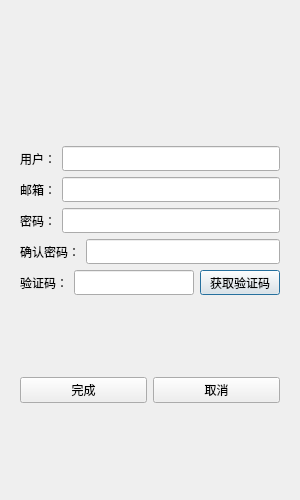
<?xml version="1.0" encoding="UTF-8"?>
<ui version="4.0">
 <class>RegisterDialog</class>
 <widget class="QDialog" name="RegisterDialog">
  <property name="geometry">
   <rect>
    <x>0</x>
    <y>0</y>
    <width>300</width>
    <height>500</height>
   </rect>
  </property>
  <property name="minimumSize">
   <size>
    <width>300</width>
    <height>500</height>
   </size>
  </property>
  <property name="maximumSize">
   <size>
    <width>300</width>
    <height>500</height>
   </size>
  </property>
  <property name="windowTitle">
   <string>Dialog</string>
  </property>
  <layout class="QVBoxLayout" name="verticalLayout_2">
   <item>
    <layout class="QVBoxLayout" name="verticalLayout">
     <item>
      <widget class="QStackedWidget" name="stackedWidget">
       <widget class="QWidget" name="page">
        <layout class="QVBoxLayout" name="verticalLayout_3">
         <item>
          <spacer name="verticalSpacer">
           <property name="orientation">
            <enum>Qt::Vertical</enum>
           </property>
           <property name="sizeHint" stdset="0">
            <size>
             <width>20</width>
             <height>40</height>
            </size>
           </property>
          </spacer>
         </item>
         <item>
          <widget class="QWidget" name="widget" native="true">
           <layout class="QVBoxLayout" name="verticalLayout_4">
            <item>
             <widget class="QLabel" name="err_tip">
              <property name="minimumSize">
               <size>
                <width>0</width>
                <height>25</height>
               </size>
              </property>
              <property name="maximumSize">
               <size>
                <width>16777215</width>
                <height>25</height>
               </size>
              </property>
              <property name="text">
               <string/>
              </property>
              <property name="alignment">
               <set>Qt::AlignCenter</set>
              </property>
             </widget>
            </item>
           </layout>
          </widget>
         </item>
         <item>
          <layout class="QHBoxLayout" name="horizontalLayout">
           <item>
            <widget class="QLabel" name="user_label">
             <property name="minimumSize">
              <size>
               <width>0</width>
               <height>25</height>
              </size>
             </property>
             <property name="maximumSize">
              <size>
               <width>16777215</width>
               <height>25</height>
              </size>
             </property>
             <property name="text">
              <string>用户：</string>
             </property>
            </widget>
           </item>
           <item>
            <widget class="QLineEdit" name="user_edit">
             <property name="minimumSize">
              <size>
               <width>0</width>
               <height>25</height>
              </size>
             </property>
             <property name="maximumSize">
              <size>
               <width>16777215</width>
               <height>25</height>
              </size>
             </property>
            </widget>
           </item>
          </layout>
         </item>
         <item>
          <layout class="QHBoxLayout" name="horizontalLayout_2">
           <item>
            <widget class="QLabel" name="email_label">
             <property name="minimumSize">
              <size>
               <width>0</width>
               <height>25</height>
              </size>
             </property>
             <property name="maximumSize">
              <size>
               <width>16777215</width>
               <height>25</height>
              </size>
             </property>
             <property name="text">
              <string>邮箱：</string>
             </property>
            </widget>
           </item>
           <item>
            <widget class="QLineEdit" name="email_edit">
             <property name="minimumSize">
              <size>
               <width>0</width>
               <height>25</height>
              </size>
             </property>
             <property name="maximumSize">
              <size>
               <width>16777215</width>
               <height>25</height>
              </size>
             </property>
            </widget>
           </item>
          </layout>
         </item>
         <item>
          <layout class="QHBoxLayout" name="horizontalLayout_3">
           <item>
            <widget class="QLabel" name="passwd_label">
             <property name="minimumSize">
              <size>
               <width>0</width>
               <height>25</height>
              </size>
             </property>
             <property name="maximumSize">
              <size>
               <width>16777215</width>
               <height>25</height>
              </size>
             </property>
             <property name="text">
              <string>密码：</string>
             </property>
            </widget>
           </item>
           <item>
            <widget class="QLineEdit" name="passwd_edit">
             <property name="minimumSize">
              <size>
               <width>0</width>
               <height>25</height>
              </size>
             </property>
             <property name="maximumSize">
              <size>
               <width>16777215</width>
               <height>25</height>
              </size>
             </property>
            </widget>
           </item>
          </layout>
         </item>
         <item>
          <layout class="QHBoxLayout" name="horizontalLayout_4">
           <item>
            <widget class="QLabel" name="repasswd_label">
             <property name="minimumSize">
              <size>
               <width>0</width>
               <height>25</height>
              </size>
             </property>
             <property name="maximumSize">
              <size>
               <width>16777215</width>
               <height>25</height>
              </size>
             </property>
             <property name="text">
              <string>确认密码：</string>
             </property>
            </widget>
           </item>
           <item>
            <widget class="QLineEdit" name="repasswd_edit">
             <property name="minimumSize">
              <size>
               <width>0</width>
               <height>25</height>
              </size>
             </property>
             <property name="maximumSize">
              <size>
               <width>16777215</width>
               <height>25</height>
              </size>
             </property>
            </widget>
           </item>
          </layout>
         </item>
         <item>
          <layout class="QHBoxLayout" name="horizontalLayout_5">
           <item>
            <widget class="QLabel" name="verify_label">
             <property name="minimumSize">
              <size>
               <width>0</width>
               <height>25</height>
              </size>
             </property>
             <property name="maximumSize">
              <size>
               <width>16777215</width>
               <height>25</height>
              </size>
             </property>
             <property name="text">
              <string>验证码：</string>
             </property>
            </widget>
           </item>
           <item>
            <widget class="QLineEdit" name="verify_edit">
             <property name="minimumSize">
              <size>
               <width>0</width>
               <height>25</height>
              </size>
             </property>
             <property name="maximumSize">
              <size>
               <width>16777215</width>
               <height>25</height>
              </size>
             </property>
            </widget>
           </item>
           <item>
            <widget class="QPushButton" name="verify_btn">
             <property name="minimumSize">
              <size>
               <width>0</width>
               <height>25</height>
              </size>
             </property>
             <property name="maximumSize">
              <size>
               <width>16777215</width>
               <height>25</height>
              </size>
             </property>
             <property name="text">
              <string>获取验证码</string>
             </property>
            </widget>
           </item>
          </layout>
         </item>
         <item>
          <spacer name="verticalSpacer_2">
           <property name="orientation">
            <enum>Qt::Vertical</enum>
           </property>
           <property name="sizeHint" stdset="0">
            <size>
             <width>20</width>
             <height>40</height>
            </size>
           </property>
          </spacer>
         </item>
         <item>
          <layout class="QHBoxLayout" name="horizontalLayout_6">
           <item>
            <widget class="QPushButton" name="confirm_btn">
             <property name="text">
              <string>完成</string>
             </property>
            </widget>
           </item>
           <item>
            <widget class="QPushButton" name="cancel_btn">
             <property name="text">
              <string>取消</string>
             </property>
            </widget>
           </item>
          </layout>
         </item>
         <item>
          <spacer name="verticalSpacer_3">
           <property name="orientation">
            <enum>Qt::Vertical</enum>
           </property>
           <property name="sizeHint" stdset="0">
            <size>
             <width>20</width>
             <height>40</height>
            </size>
           </property>
          </spacer>
         </item>
        </layout>
       </widget>
       <widget class="QWidget" name="page_2"/>
      </widget>
     </item>
    </layout>
   </item>
  </layout>
 </widget>
 <resources/>
 <connections/>
</ui>
